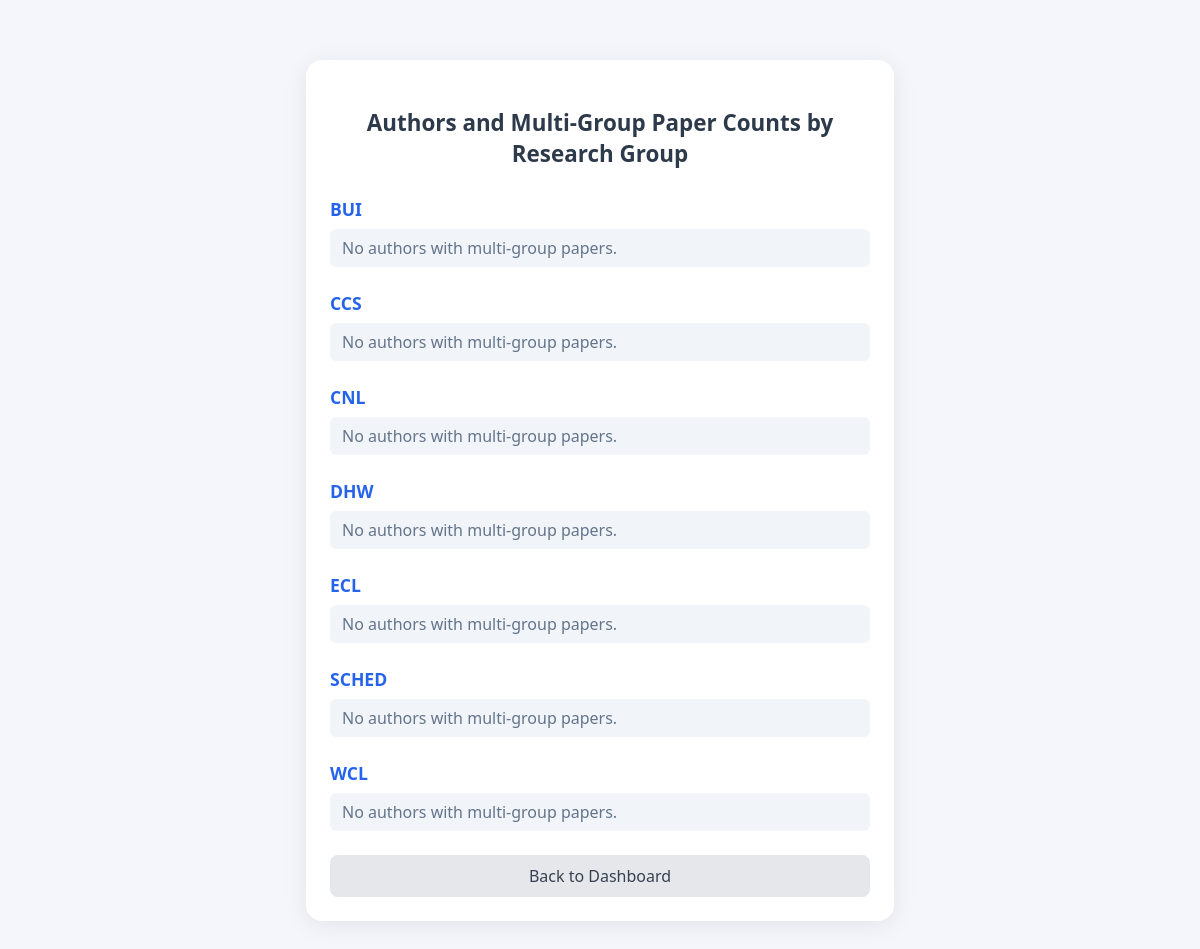
Before: /report/group-author-multi-group/ with the older database file.
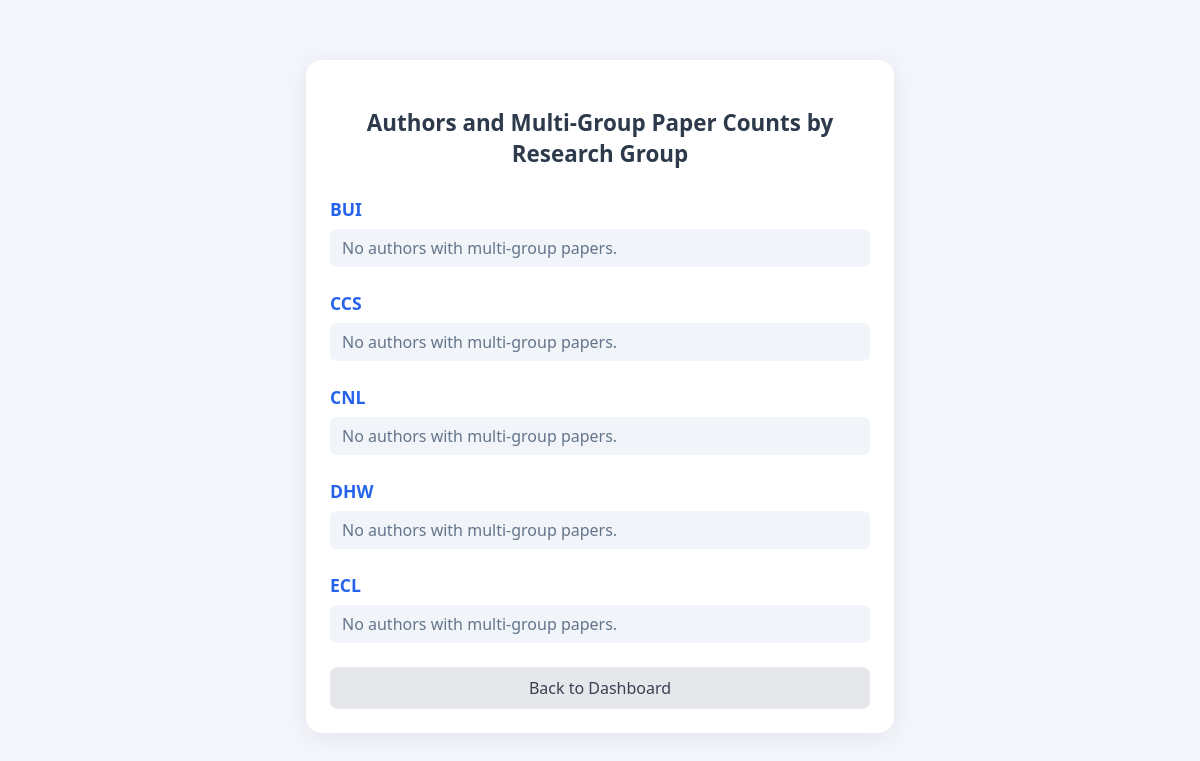
After: the same page with the newer database file.
### research/models.py (models this page shows, shortened)
class ResearchGroup(models.Model):
    name = models.CharField(max_length=255, unique=True)

### research/views.py (the view)
# urls.py: path('report/group-author-multi-group/', views.report_group_author_multi_group, name='report_group_author_multi_group'),
def report_group_author_multi_group(request):
    result = {}
    for group in ResearchGroup.objects.all():
        authors = Author.objects.filter(research_group=group)
        author_pubs = {}
        for author in authors:
            pubs = []
            for ap in author.authorpublication_set.all():
                pub = ap.publication
                groups = set(pub.authorpublication_set.select_related('author__research_group').values_list('author__research_group__name', flat=True))
                if len(groups) > 1:
                    pubs.append(pub)
            if pubs:
                author_pubs[author.__str__()] = pubs
        result[group.name] = author_pubs
    return render(request, 'research/report_group_author_multi_group.html', {'data': result})

### research/templates/research/report_group_author_multi_group.html (shortened to what this page needs)
<!DOCTYPE html>
<html lang="en">
  <head>
  </head>
  <body>
    <div class="container">
      <h1>Authors and Multi-Group Paper Counts by Research Group</h1>
      {% for group, authors in data.items %}
      <h2>{{ group }}</h2>
      {% if authors %}
        {% for author, papers in authors.items %}
        <h3>{{ author }}</h3>
        <div class="card-grid">
          {% for paper in papers %}
          <div class="card">
            <h4>{{ paper.title }}</h4>
            <p><strong>Date:</strong> {{ paper.publication_date }}</p>
            <p><strong>Keywords:</strong> {{ paper.keywords }}</p>
            <p><strong>Abstract:</strong> {{ paper.abstract|truncatewords:30 }}</p>
            <p><strong>Authors:</strong> {% for ap in paper.authorpublication_set.all %}{{ ap.author }}{% if not forloop.last %}, {% endif %}{% endfor %}</p>
            {% if paper.url %}<p><a href="{{ paper.url }}" target="_blank">View Publication</a></p>{% endif %}
          </div>
          {% endfor %}
        </div>
        {% endfor %}
      {% else %}
      <div class="no-authors">No authors with multi-group papers.</div>
      {% endif %}
      {% endfor %}
      <a class="back-link" href="{% url 'index' %}">Back to Dashboard</a>
    </div>
  </body>
</html>

### research/templates/research/report_group_author_multi_group.html (style rules this page uses)
body { background: #f4f6fb; font-family: "Segoe UI", "Roboto", Arial, sans-serif; margin: 0; padding: 0; min-height: 100vh; }
.container { max-width: 540px; margin: 60px auto; background: #fff; border-radius: 16px; box-shadow: 0 4px 24px rgba(0, 0, 0, 0.08); padding: 32px 24px 24px 24px; }
h1 { text-align: center; color: #2d3a4b; margin-bottom: 28px; font-size: 1.4rem; }
h2 { color: #2563eb; margin-top: 24px; margin-bottom: 8px; font-size: 1.1rem; }
.no-authors { color: #64748b; background: #f1f5f9; border-radius: 6px; padding: 8px 12px; margin-bottom: 10px; font-size: 1rem; }
.back-link { display: block; margin: 24px auto 0 auto; text-align: center; background: #e5e7eb; color: #374151; text-decoration: none; padding: 10px 0; border-radius: 8px; width: 100%; font-size: 1rem; }

Changed rows visible on the page:
removed ResearchGroup: data "SCHED"
removed ResearchGroup: data "WCL"
Other visible differences:
list line gone: "No authors with multi-group papers."
